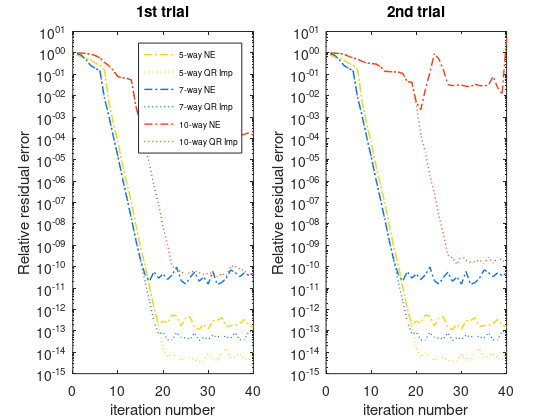

MATLAB code to generate this figure:
clear

load('als_data.mat','als_data')
load('als_data_e.mat', 'als_data_e')

%% plot iterations vs relative error
%als8 is actually 5

figure,


subplot(1,2,1)
semilogy(1:40,als_data.als8,'-.','Color','#EDD80B','linewidth',1), hold on
semilogy(1:40,als_data.imp8,':','Color','#EDD80B','linewidth',1)

semilogy(1:40,als_data.als7,'-.','Color','#0A71ED','linewidth',1)
semilogy(1:40,als_data.imp7,':','Color','#0A71ED','linewidth',1)
semilogy(1:40,als_data.als6,'-.','Color','#F33E09','linewidth',1)
semilogy(1:40,als_data.imp6,':','Color','#F33E09','linewidth',1)
ylim([1e-15 10])
set(gca,'fontsize',10)
legend('5-way NE','5-way QR Imp','7-way NE','7-way QR Imp','10-way NE','10-way QR Imp','fontsize',6)
%title('Relative Error for Different d (1st trial)') 
xlabel('iteration number')
ylabel('Relative residual error')
title('1st trial')


subplot(1,2,2)
semilogy(1:40,als_data_e.als8,'-.','Color','#EDD80B','linewidth',1), hold on
semilogy(1:40,als_data_e.imp8,':','Color','#EDD80B','linewidth',1)

semilogy(1:40,als_data_e.als7,'-.','Color','#0A71ED','linewidth',1)
semilogy(1:40,als_data_e.imp7,':','Color','#0A71ED','linewidth',1)
semilogy(1:40,als_data_e.als6,'-.','Color','#F33E09','linewidth',1)
semilogy(1:40,als_data_e.imp6,':','Color','#F33E09','linewidth',1)
ylim([1e-15 10])

title('2nd trial')


xlabel('iteration number')
ylabel('Relative residual error')
set(gca,'fontsize',10)
set(gcf,'Units','inches');
screenposition = get(gcf,'Position');
set(gcf,...
    'PaperPosition',[0 0 screenposition(3:4)],...
    'PaperSize',[screenposition(3:4)]);
saveas(gcf,'sinsums_acc2.pdf')
%change d & n